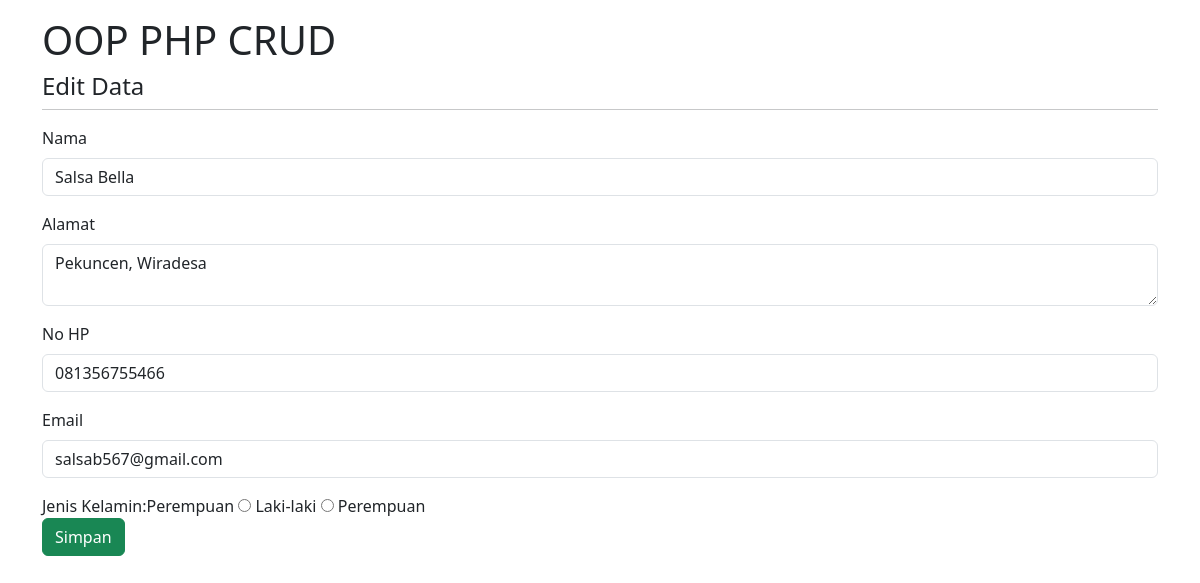
The page /edit.php?id=1 on the database its author committed.
### tables this page shows
CREATE TABLE `tb_users` (
  `id` int(10) NOT NULL,
  `nama` varchar(255) NOT NULL,
  `alamat` varchar(255) NOT NULL,
  `no_hp` char(13) NOT NULL,
  `email` varchar(30) NOT NULL,
  `jenis_kelamin` enum('Laki-Laki','Perempuan') NOT NULL,
  `foto` blob NOT NULL
);

### database.php (called while the page is built, shortened)
<?php
class Database
{
    public $host = "localhost";
    public $username = "root";
    public $password = "";
    public $database = "db_php";
    public $connect;
    function __construct()
    {
        $this->connect = mysqli_connect($this->host, $this->username, $this->password);
        mysqli_select_db($this->connect, $this->database);
    }
    function editData($id)
    {
        $data = mysqli_query($this->connect, "SELECT * FROM tb_users WHERE id='$id'");
        $rows = mysqli_fetch_all($data, MYSQLI_ASSOC);
        return $rows;
    }
}
?>

### edit.php (the view, shortened to what this page needs)
<?php
include 'database.php';
$db = new Database;
$detail = $db->editData($_GET['id']);
?>
<!doctype html>
<html lang="en">
<head>
    <link href="https://cdn.jsdelivr.net/npm/bootstrap@5.3.3/dist/css/bootstrap.min.css" rel="stylesheet"
>
</head>
<body>
    <div class="container mt-3">
        <h1>OOP PHP CRUD</h1>
        <h4>Edit Data</h4>
        <hr class="mt-0">
        <form method="POST" action="proses.php?aksi=update">
            <?php
            foreach ($detail as $dataUser) {
            ?>
                <div class="mb-3">
                    <label for="nama" class="form-label">Nama</label>
                    <input type="text" class="form-control" id="nama" name="nama" value="<?php echo $dataUser['nama'] ?>">
                </div>
                <div class="mb-3">
                    <label for="alamat" class="form-label">Alamat</label>
                    <textarea class="form-control" id="alamat" name="alamat"><?php echo $dataUser['alamat'] ?></textarea>
                </div>
                <div class="mb-3">
                    <label for="nohp" class="form-label">No HP</label>
                    <input type="text" class="form-control" id="no_hp" name="no_hp" value="<?php echo $dataUser['no_hp'] ?>">
                </div>
                <div class="mb-3">
                    <label for="email" class="form-label">Email</label>
                    <input type="text" class="form-control" id="email" name="email" value="<?php echo $dataUser['email'] ?>">
                </div>
                <div>
                <label for="jenis_kelamin">Jenis Kelamin: </label><?php echo $dataUser['jenis_kelamin']; ?>
                <label><input type="radio" name="jenis_kelamin" value="laki-laki <?php echo $dataUser['jenis_kelamin'] ?>"> Laki-laki</label>
                <label><input type="radio" name="jenis_kelamin" value="perempuan <?php echo $dataUser['jenis_kelamin'] ?>"> Perempuan</label>
            </div>
            <?php
            }
            ?>
            <button type="submit" class="btn btn-success">Simpan</button>
        </form>
    </div>
</body>
</html>

### rows shown on the page
tb_users: nama "Salsa Bella", alamat "Pekuncen, Wiradesa", no_hp "081356755466", email "salsab567@gmail.com", jenis_kelamin "Perempuan"
